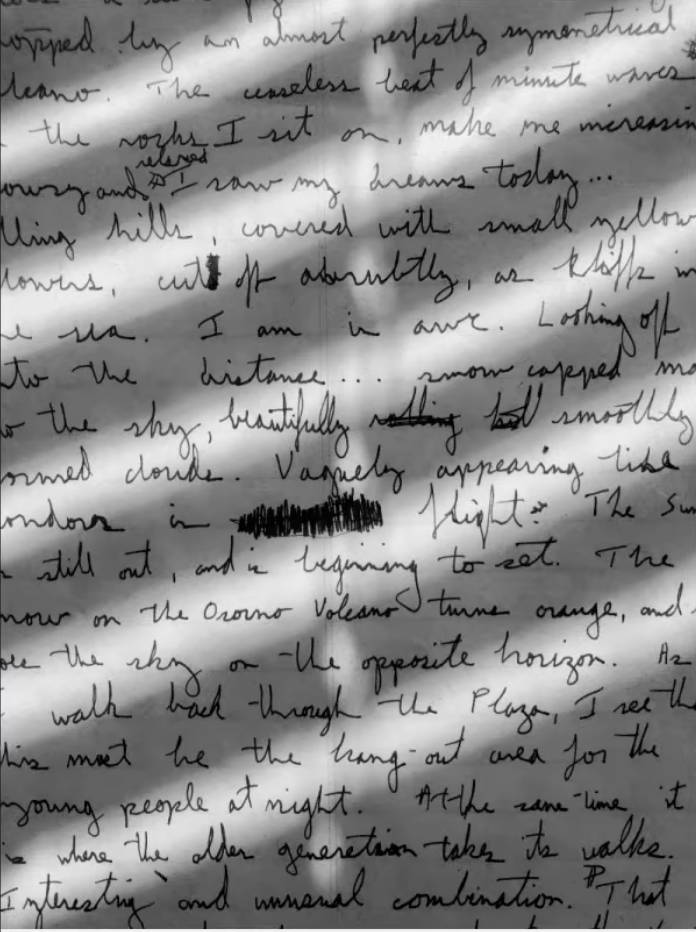
#> input picture assets/handwritten.png, 696 x 932 px, found by its file name
$ python adaptive_threshold.py
#> lines starting #> are read from the running program, lines starting #| are printed output that depends on the picture; after the words box and inside, x2 and y2 are one past the last pixel; in counts of white or black regions, pixels touching at a corner belong together
import os
import cv2

img = cv2.imread(os.path.join('assets', 'handwritten.png'))
#> img is the input picture: shape (932, 696, 3); mean B, G, R 138.5, 138.5, 138.5
img_gray = cv2.cvtColor(img, cv2.COLOR_BGR2GRAY)
adaptive_thresh = cv2.adaptiveThreshold(img_gray, 255, cv2.ADAPTIVE_THRESH_GAUSSIAN_C, cv2.THRESH_BINARY, 21, 30)
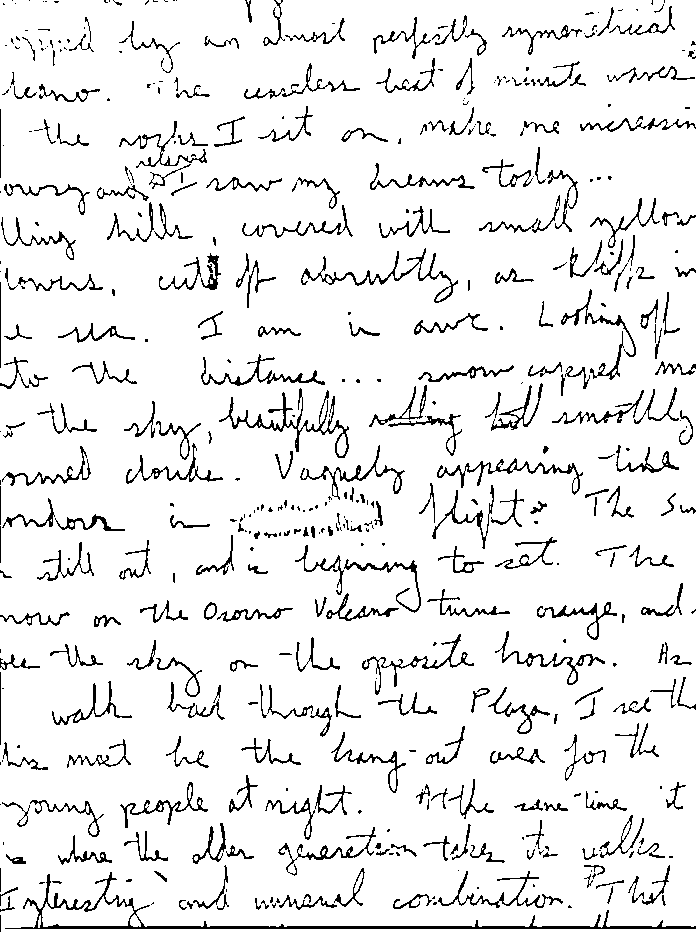
#> adaptive_thresh: shape (932, 696); 92.2% white; black in thin lines or dots
ret, simple_thresh = cv2.threshold(img_gray, 100, 255, cv2.THRESH_BINARY)
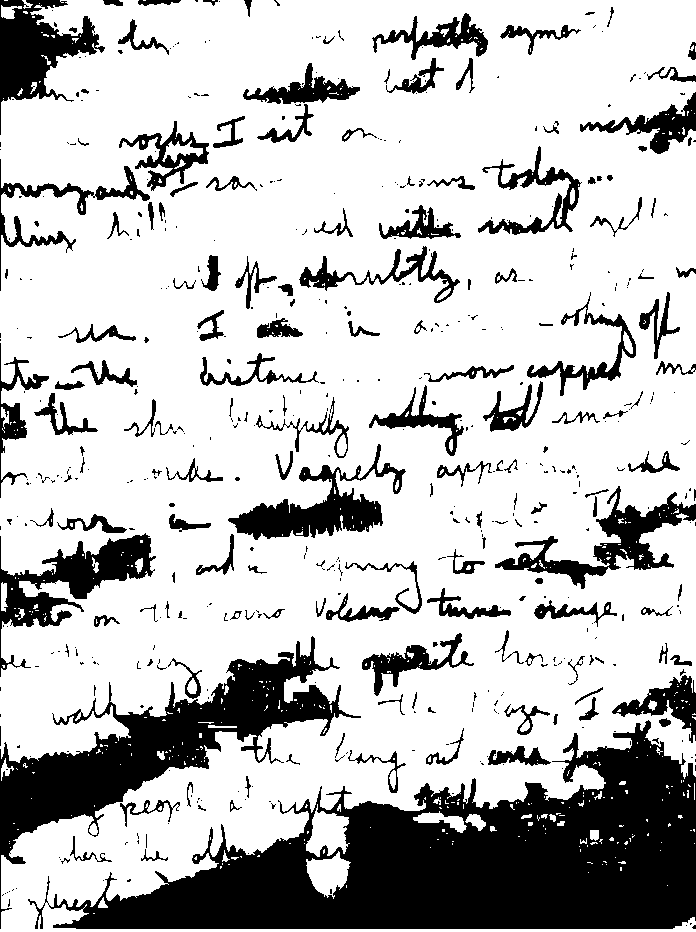
#> simple_thresh: shape (932, 696); 75.5% white; 523 black regions (364 under 20 px), largest, box (x1, y1, x2, y2) and area: (28, 720, 696, 929) 65923, (0, 636, 361, 929) 22472, (0, 533, 156, 677) 6215

cv2.imshow('img', img)
cv2.imshow('adaptive_thresh', adaptive_thresh)
cv2.imshow('simple_thresh', simple_thresh)

while True:
        if cv2.waitKey(1) & 0xFF == ord('q'):
#> (key q is pressed here)
            break

$ run again, with assets/bird.jpg saved as assets/handwritten.png
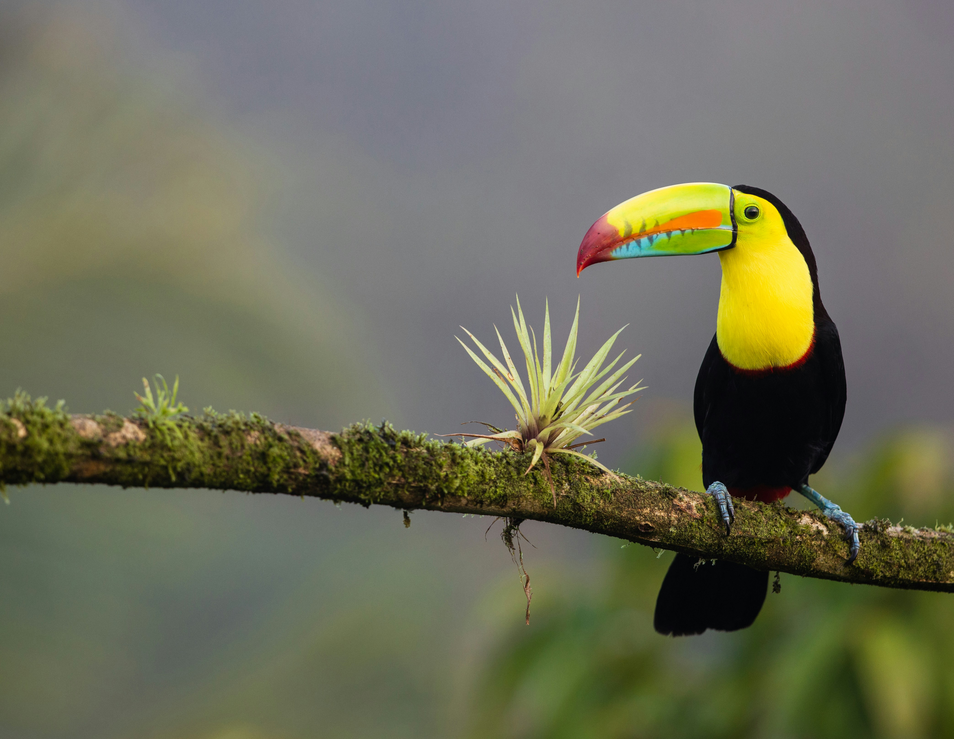
#> input picture assets/bird.jpg, 954 x 739 px, shrunk from 4171 x 3232 before the run, found by its file name
#> img is the input picture: shape (739, 954, 3); mean B, G, R 90.1, 110.8, 109.7
#> `adaptive_thresh = cv2.adaptiveThreshold(img_gray, 255, cv2.ADAPTIVE_TH..`:
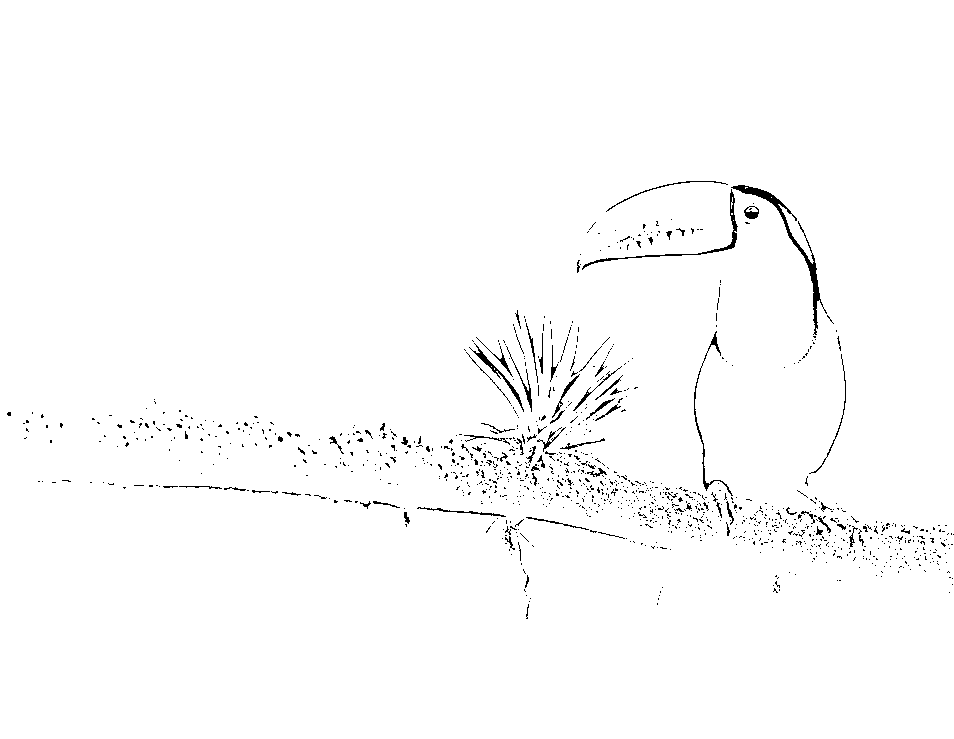
#> adaptive_thresh: shape (739, 954); 98.6% white; black in thin lines or dots, all inside (x1, y1, x2, y2) = (7, 181, 954, 619)
#> `ret, simple_thresh = cv2.threshold(img_gray, 100, 255, cv2.THRESH_BINA..`:
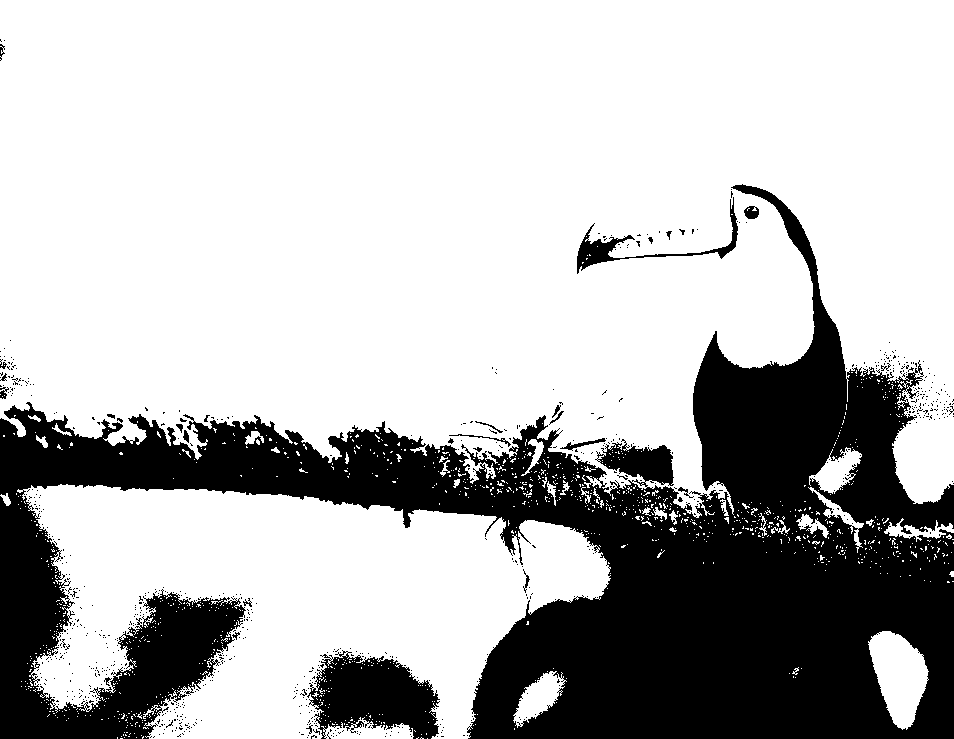
#> simple_thresh: shape (739, 954); 72% white; 797 black regions (769 under 20 px), largest, box (x1, y1, x2, y2) and area: (0, 184, 954, 739) 185660, (307, 650, 440, 739) 7444, (577, 197, 738, 274) 1483
